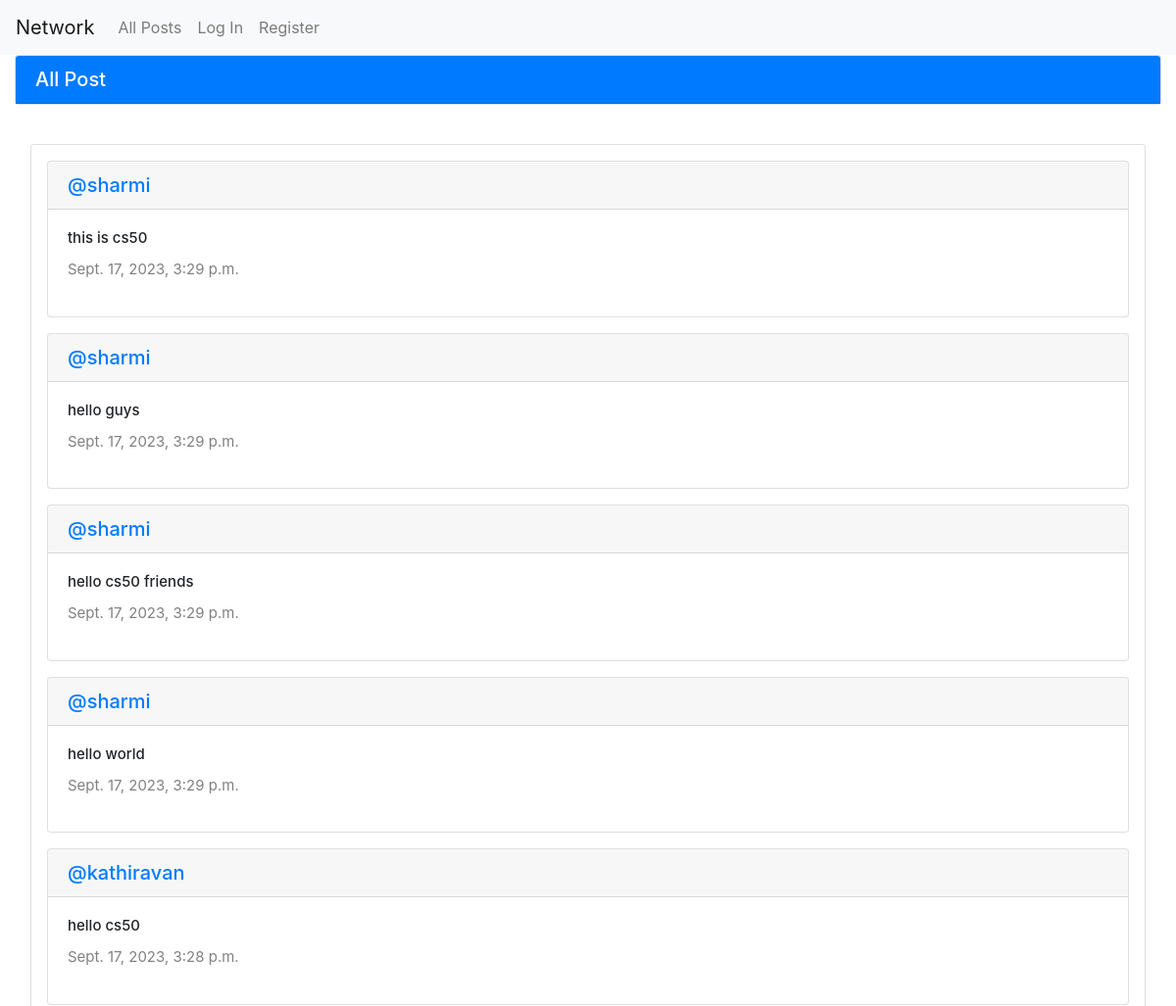
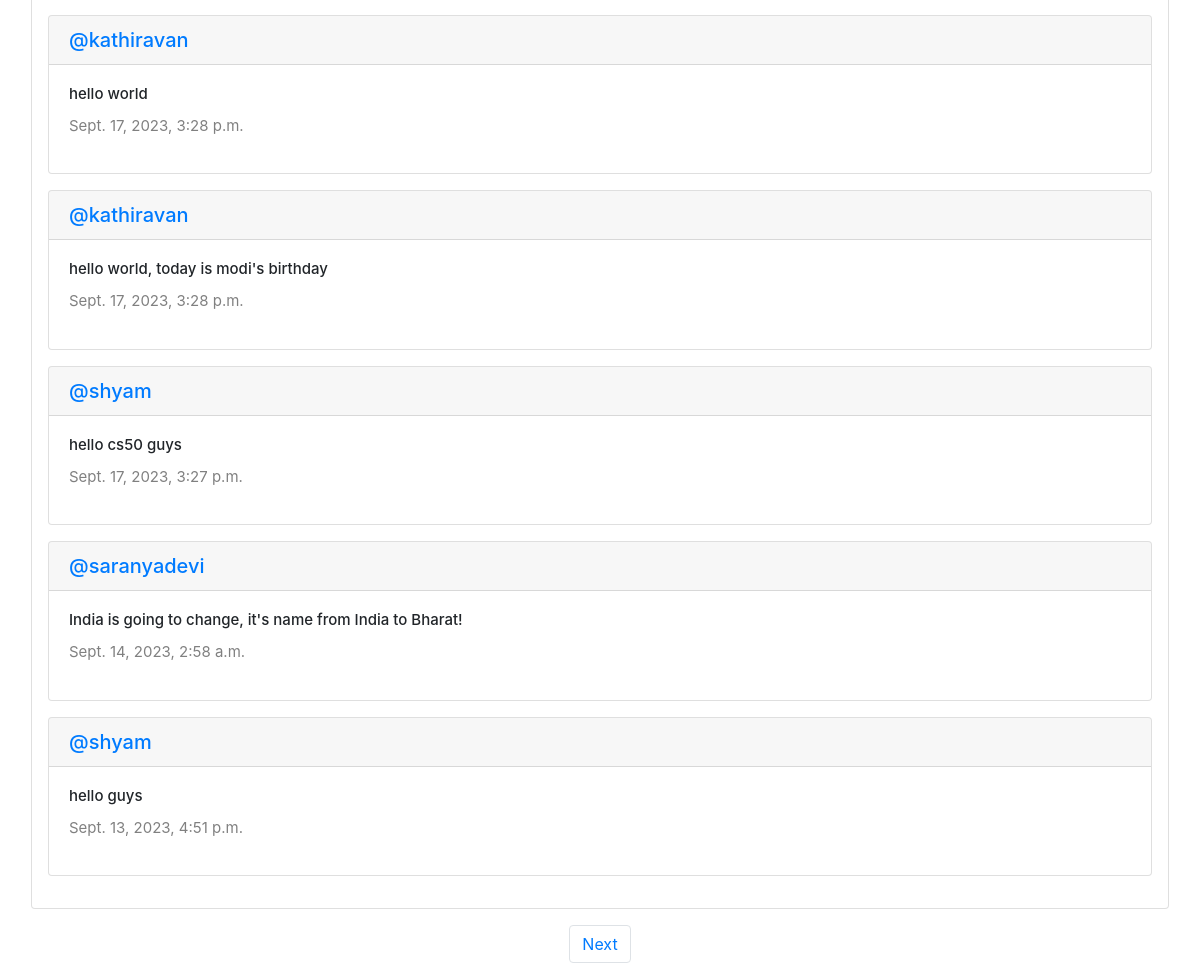
The page / on the database its author committed (2 pictures, top to bottom).
### network/models.py (models this page shows, shortened)
class Post(models.Model):
    content = models.CharField(max_length=140)
    user = models.ForeignKey(User, on_delete=models.CASCADE, related_name="author")
    date = models.DateTimeField(auto_now_add=True)

class User(AbstractUser):
    pass

### network/views.py (the view)
# urls.py: path("", views.index, name="index"),
def index(request):
    allPosts = Post.objects.all().order_by("id").reverse()
    paginator = Paginator(allPosts,10)
    page_Number = request.GET.get('page')
    posts_of_the_page = paginator.get_page(page_Number)
    allLikes =Like.objects.all()
    whoYouLiked = []
    try:
        for like in allLikes:
            if like.user.id == request.user.id:
                whoYouLiked.append(like.post.id)
    except:
        whoYouLiked = []
    for post in posts_of_the_page:
        post.like_count = Like.objects.filter(post=post).count()
    return render(request, "network/index.html",{
        "allPosts":allPosts,
        "posts_of_the_page" : posts_of_the_page,
        "whoyouliked" : whoYouLiked,
    })

### network/templates/network/index.html (shortened to what this page needs)
{% extends "network/layout.html" %}
{% block body %}
<div class="container-fluid">
<div class="card">
    <h5 class="card-header bg-primary" style="color:white;">All Post</h5>
  </div>
</div>
<br>
<div class="container-fluid" style="margin-bottom:1rem;">
    <div class="card" style="margin:1rem;padding:1rem;">
        {% for post in posts_of_the_page %}
        <div class="card" style="margin-bottom:1rem;">
            <h5 class="card-header"><a href="{% url 'profile_link' user_id=post.user.id %}">@{{ post.user }}</a></h5>
            <div class="card-body form-floating mb-3">
                <h6 class="content card-title" id="content_{{ post.id }}">{{ post.content }}</h6>
                <p class="date card-text">{{ post.date }}</p>
            </div>
        </div>
        {% endfor %}
    </div>
</div>
    <nav aria-label = "Page navigation example">
        <ul class="pagination d-flex justify-content-center">
            {% if posts_of_the_page.has_next %}
                <li class="page-item"><a class="page-link" href="?page={{ posts_of_the_page.next_page_number }}">Next</a></li>
            {% endif %}
        </ul>
    </nav>
{% endblock %}

### network/templates/network/layout.html (shortened to what this page needs)
{% load static %}
<!DOCTYPE html>
<html lang="en">
    <head>
        <link rel="stylesheet" href="https://stackpath.bootstrapcdn.com/bootstrap/4.4.1/css/bootstrap.min.css">
        <link rel="stylesheet" href="https://cdnjs.cloudflare.com/ajax/libs/font-awesome/4.7.0/css/font-awesome.min.css">
        <link href="{% static 'network/styles.css' %}" type="text/css" rel="stylesheet">
    </head>
    <body>
        <nav class="navbar navbar-expand-lg navbar-light bg-light">
            <a class="navbar-brand" href="{% url 'index' %}">Network</a>
            <div>
              <ul class="navbar-nav mr-auto">
                <li class="nav-item">
                  <a class="nav-link" href="{% url 'index' %}">All Posts</a>
                </li>
                {% if user.is_authenticated %}
                    <li class="nav-item">
                        <a class="nav-link" href="{% url 'following' %}">Following</a>
                    </li>
                    <li class="nav-item">
                        <a class="nav-link" href="{% url 'logout' %}">Log Out</a>
                    </li>
                {% else %}
                    <li class="nav-item">
                        <a class="nav-link" href="{% url 'login' %}">Log In</a>
                    </li>
                    <li class="nav-item">
                        <a class="nav-link" href="{% url 'register' %}">Register</a>
                    </li>
                {% endif %}
              </ul>
            </div>
          </nav>
        <div class="body">
            {% block body %}
            {% endblock %}
        </div>
    </body>
</html>

### network/static/network/styles.css (style rules this page uses)
.content { font-size: 15px; }
.date { color:gray; font-size: 15px; }

### rows shown on the page
Post: user "sharmi", content "this is cs50", date "Sept. 17, 2023, 3:29 p.m."
Post: user "sharmi", content "hello guys", date "Sept. 17, 2023, 3:29 p.m."
Post: user "sharmi", content "hello cs50 friends", date "Sept. 17, 2023, 3:29 p.m."
Post: user "sharmi", content "hello world", date "Sept. 17, 2023, 3:29 p.m."
Post: user "kathiravan", content "hello cs50", date "Sept. 17, 2023, 3:28 p.m."
Post: user "kathiravan", content "hello world", date "Sept. 17, 2023, 3:28 p.m."
Post: user "kathiravan", content "hello world, today is modi's birthday", date "Sept. 17, 2023, 3:28 p.m."
Post: user "shyam", content "hello cs50 guys", date "Sept. 17, 2023, 3:27 p.m."
Post: user "saranyadevi", content "India is going to change, it's name from India to Bharat!", date "Sept. 14, 2023, 2:58 a.m."
Post: user "shyam", content "hello guys", date "Sept. 13, 2023, 4:51 p.m."
